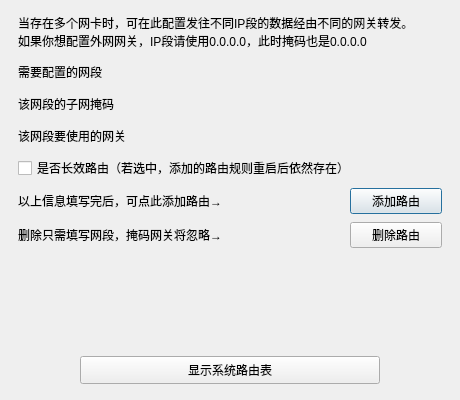
<?xml version="1.0" encoding="UTF-8"?>
<ui version="4.0">
 <class>RouteManagerForm</class>
 <widget class="QDialog" name="RouteManagerForm">
  <property name="geometry">
   <rect>
    <x>0</x>
    <y>0</y>
    <width>460</width>
    <height>400</height>
   </rect>
  </property>
  <property name="minimumSize">
   <size>
    <width>440</width>
    <height>360</height>
   </size>
  </property>
  <property name="windowTitle">
   <string>系统路由管理</string>
  </property>
  <layout class="QVBoxLayout" name="mainLayout">
   <property name="leftMargin">
    <number>18</number>
   </property>
   <property name="topMargin">
    <number>14</number>
   </property>
   <property name="rightMargin">
    <number>18</number>
   </property>
   <property name="bottomMargin">
    <number>16</number>
   </property>
   <property name="spacing">
    <number>10</number>
   </property>
   <item>
    <layout class="QVBoxLayout" name="hintLayout">
     <property name="spacing">
      <number>0</number>
     </property>
     <item>
      <widget class="QLabel" name="hintLine1Label">
       <property name="text">
        <string>当存在多个网卡时，可在此配置发往不同IP段的数据经由不同的网关转发。</string>
       </property>
       <property name="wordWrap">
        <bool>true</bool>
       </property>
      </widget>
     </item>
     <item>
      <widget class="QLabel" name="hintLine2Label">
       <property name="text">
        <string>如果你想配置外网网关，IP段请使用0.0.0.0，此时掩码也是0.0.0.0</string>
       </property>
       <property name="wordWrap">
        <bool>true</bool>
       </property>
      </widget>
     </item>
    </layout>
   </item>
   <item>
    <layout class="QGridLayout" name="contentLayout">
     <property name="horizontalSpacing">
      <number>12</number>
     </property>
     <property name="verticalSpacing">
      <number>8</number>
     </property>
     <item row="0" column="0">
      <widget class="QLabel" name="segmentLabel">
       <property name="text">
        <string>需要配置的网段</string>
       </property>
      </widget>
     </item>
     <item row="0" column="1">
      <widget class="IpAddressEdit" name="segmentEdit">
       <property name="minimumSize">
        <size>
         <width>160</width>
         <height>24</height>
        </size>
       </property>
      </widget>
     </item>
     <item row="1" column="0">
      <widget class="QLabel" name="maskLabel">
       <property name="text">
        <string>该网段的子网掩码</string>
       </property>
      </widget>
     </item>
     <item row="1" column="1">
      <widget class="IpAddressEdit" name="maskEdit">
       <property name="minimumSize">
        <size>
         <width>160</width>
         <height>24</height>
        </size>
       </property>
      </widget>
     </item>
     <item row="2" column="0">
      <widget class="QLabel" name="gatewayLabel">
       <property name="text">
        <string>该网段要使用的网关</string>
       </property>
      </widget>
     </item>
     <item row="2" column="1">
      <widget class="IpAddressEdit" name="gatewayEdit">
       <property name="minimumSize">
        <size>
         <width>160</width>
         <height>24</height>
        </size>
       </property>
      </widget>
     </item>
     <item row="3" column="0" colspan="2">
      <widget class="QCheckBox" name="persistentCheckBox">
       <property name="text">
        <string>是否长效路由（若选中，添加的路由规则重启后依然存在）</string>
       </property>
      </widget>
     </item>
     <item row="4" column="0">
      <widget class="QLabel" name="addHintLabel">
       <property name="text">
        <string>以上信息填写完后，可点此添加路由→</string>
       </property>
      </widget>
     </item>
     <item row="4" column="1">
      <layout class="QHBoxLayout" name="addButtonLayout">
       <property name="spacing">
        <number>0</number>
       </property>
       <item>
        <spacer name="addButtonSpacer">
         <property name="orientation">
          <enum>Qt::Horizontal</enum>
         </property>
         <property name="sizeHint" stdset="0">
          <size>
           <width>40</width>
           <height>20</height>
          </size>
         </property>
        </spacer>
       </item>
       <item>
        <widget class="QPushButton" name="addButton">
         <property name="minimumSize">
          <size>
           <width>92</width>
           <height>26</height>
          </size>
         </property>
         <property name="text">
          <string>添加路由</string>
         </property>
        </widget>
       </item>
      </layout>
     </item>
     <item row="5" column="0">
      <widget class="QLabel" name="deleteHintLabel">
       <property name="text">
        <string>删除只需填写网段，掩码网关将忽略→</string>
       </property>
      </widget>
     </item>
     <item row="5" column="1">
      <layout class="QHBoxLayout" name="deleteButtonLayout">
       <property name="spacing">
        <number>0</number>
       </property>
       <item>
        <spacer name="deleteButtonSpacer">
         <property name="orientation">
          <enum>Qt::Horizontal</enum>
         </property>
         <property name="sizeHint" stdset="0">
          <size>
           <width>40</width>
           <height>20</height>
          </size>
         </property>
        </spacer>
       </item>
       <item>
        <widget class="QPushButton" name="deleteButton">
         <property name="minimumSize">
          <size>
           <width>92</width>
           <height>26</height>
          </size>
         </property>
         <property name="text">
          <string>删除路由</string>
         </property>
        </widget>
       </item>
      </layout>
     </item>
    </layout>
   </item>
   <item>
    <spacer name="verticalSpacer">
     <property name="orientation">
      <enum>Qt::Vertical</enum>
     </property>
     <property name="sizeHint" stdset="0">
      <size>
       <width>20</width>
       <height>20</height>
      </size>
     </property>
    </spacer>
   </item>
   <item>
    <layout class="QHBoxLayout" name="bottomLayout">
     <item>
      <spacer name="bottomLeftSpacer">
       <property name="orientation">
        <enum>Qt::Horizontal</enum>
       </property>
       <property name="sizeHint" stdset="0">
        <size>
         <width>40</width>
         <height>20</height>
        </size>
       </property>
      </spacer>
     </item>
     <item>
      <widget class="QPushButton" name="showTableButton">
       <property name="minimumSize">
        <size>
         <width>300</width>
         <height>28</height>
        </size>
       </property>
       <property name="text">
        <string>显示系统路由表</string>
       </property>
      </widget>
     </item>
     <item>
      <spacer name="bottomRightSpacer">
       <property name="orientation">
        <enum>Qt::Horizontal</enum>
       </property>
       <property name="sizeHint" stdset="0">
        <size>
         <width>40</width>
         <height>20</height>
        </size>
       </property>
      </spacer>
     </item>
    </layout>
   </item>
  </layout>
 </widget>
 <customwidgets>
  <customwidget>
   <class>IpAddressEdit</class>
   <extends>QWidget</extends>
   <header>ipaddressedit.h</header>
  </customwidget>
 </customwidgets>
 <resources/>
 <connections/>
</ui>
